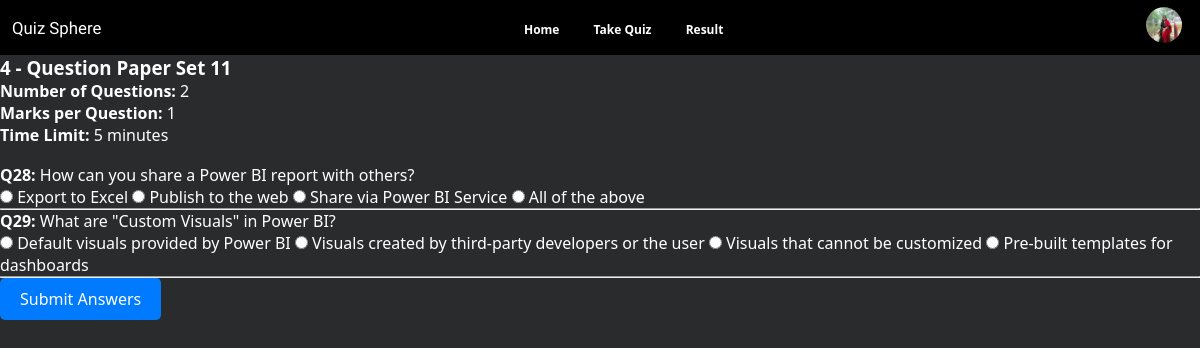
The app's page /Student_Allpage/question.php?paper_id=11 (signed in) with its own data.
### tables this page shows
CREATE TABLE `studentdetails` (
  `student_id` int(11) NOT NULL,
  `user_id` int(11) NOT NULL,
  `phone_no` varchar(15) NOT NULL,
  `dob` date NOT NULL,
  `gender` enum('male','female','other','prefer-not') NOT NULL,
  `course` varchar(50) NOT NULL,
  `semester` varchar(10) NOT NULL,
  `institute` varchar(255) NOT NULL,
  `profile_image` varchar(255) NOT NULL
);

CREATE TABLE `paperdetails` (
  `paper_id` int(11) NOT NULL,
  `subject_id` int(11) DEFAULT NULL,
  `num_of_questions` int(11) NOT NULL,
  `marks_per_question` int(11) NOT NULL,
  `time_limit` int(11) DEFAULT NULL,
  `submitted_by` varchar(255) NOT NULL DEFAULT 'admin'
);

CREATE TABLE `exam_questions` (
  `question_id` int(11) NOT NULL,
  `paper_id` int(11) DEFAULT NULL,
  `question` text NOT NULL,
  `option1` varchar(255) NOT NULL,
  `option2` varchar(255) NOT NULL,
  `option3` varchar(255) NOT NULL,
  `option4` varchar(255) NOT NULL,
  `correct_answer` enum('option1','option2','option3','option4') DEFAULT NULL
);

### Student_Allpage/question.php (the view, shortened to what this page needs)
<?php
include '../config.php';
$paper_id = isset($_GET['paper_id']) ? intval($_GET['paper_id']) : 0;
$paper_query = "SELECT * FROM paperdetails WHERE paper_id = $paper_id";
$paper_result = mysqli_query($conn, $paper_query);
$paper = mysqli_fetch_assoc($paper_result);
$questions_query = "SELECT * FROM exam_questions WHERE paper_id = $paper_id";
$questions_result = mysqli_query($conn, $questions_query);
?>
<!DOCTYPE html>
<html lang="en">
<head>
    <link rel="stylesheet" href="../Navber/style.css">
</head>
<body>
    <?php session_start();
    include '../config.php';
    include '../Navber/nav.php'; ?>
    <h3><?php echo $paper['subject_id'] . " - Question Paper Set " . $paper_id; ?></h3>
    <p><b>Number of Questions:</b> <?php echo $paper['num_of_questions']; ?></p>
    <p><b>Marks per Question:</b> <?php echo $paper['marks_per_question']; ?></p>
    <p><b>Time Limit:</b> <?php echo $paper['time_limit']; ?> minutes</p>
    <br>
    <div class="content">
        <form method="post" action="submit_answers.php">
            <?php if (mysqli_num_rows($questions_result) > 0): ?>
                <?php while ($question = mysqli_fetch_assoc($questions_result)): ?>
                    <div class="question">
                        <p><b>Q<?php echo $question['question_id']; ?>:</b> <?php echo $question['question']; ?></p>
                        <div class="options">
                            <label>
                                <input type="radio" name="answer_<?php echo $question['question_id']; ?>" value="1">
                                <?php echo $question['option1']; ?>
                            </label>
                            <label>
                                <input type="radio" name="answer_<?php echo $question['question_id']; ?>" value="2">
                                <?php echo $question['option2']; ?>
                            </label>
                            <label>
                                <input type="radio" name="answer_<?php echo $question['question_id']; ?>" value="3">
                                <?php echo $question['option3']; ?>
                            </label>
                            <label>
                                <input type="radio" name="answer_<?php echo $question['question_id']; ?>" value="4">
                                <?php echo $question['option4']; ?>
                            </label>
                        </div>
                    </div>
                    <hr>
                <?php endwhile; ?>
                <button type="submit" class="btn">Submit Answers</button>
            <?php else: ?>
                <p>No questions available for this paper.</p>
            <?php endif; ?>
        </form>
    </div>
</body>
</html>

### Navber/nav.php (shortened to what this page needs)
<?php
require '../config.php';
$user_id = $_SESSION['user_id'];
$query = $conn->prepare("SELECT u.name, s.profile_image FROM user u
                        JOIN studentdetails s ON u.id = s.user_id
                        WHERE u.id = ?");
$query->bind_param("i", $user_id);
$query->execute();
$result = $query->get_result();
if ($result->num_rows > 0) {
    $user = $result->fetch_assoc();
    $profile_image = $user['profile_image'];
} else {
    $name = "User Name";
    $profile_image = "image/icon.jpg";
}
?>
<!DOCTYPE html>
<html lang="en">
<head>
    <link rel="stylesheet" href="style.css">
</head>
<body>
    <header class="header">
        <div class="logo">
            <p class="quiz">Quiz Sphere</p>
        </div>
        <nav class="nav">
            <a href="../Student_home_page/studenthome.php">Home</a>
            <a href="../Student_Allpage/takequiz.php">Take Quiz</a>
            <a href="../Student_Allpage/resultlist.php">Result</a>
        </nav>
        <div class="profile">
            <img src="<?php echo htmlspecialchars($profile_image); ?>" alt="Profile Icon" class="profile-icon"
                onclick="togglePopup()">
        </div>
    </header>
</body>
</html>

### Navber/style.css (style rules this page uses)
* { font-family: Arial, sans-serif; margin: 0; padding: 0; }
body { font-family: Arial, sans-serif; }
.quiz { font-family: "Leckerli One", cursive; color: rgb(255, 255, 255); font-size: 1.4vw; padding-left: 1vw; }
.header { display: flex; justify-content: space-between; align-items: center; background-color: #000000; position: relative; width: 100vw; }
.nav { flex: 2; text-align: center; }
.nav a { margin: 0 15px; text-decoration: none; color: rgb(255, 255, 255); font-size: 1vw; font-weight: bold; }
.profile { position: relative; }
.profile-icon { width: 3vw; cursor: pointer; margin-right: 1.5vw; border-radius: 50%; padding: 0.6vw 0vw; }
button { padding: 15px; font-size: 1em; background: #444; color: white; border: none; border-radius: 4px; cursor: pointer; outline: none; }

### Admin_Allpages/css/style.css (style rules this page uses)
* { margin: 0; padding: 0; font-family: system-ui, -apple-system, BlinkMacSystemFont, "Segoe UI", Roboto, Oxygen, Ubuntu, Cantarell, "Open Sans", "Helvetica Neue", sans-serif; }
body { background-color: #292b2c; color: #ffffff; }
.btn { background-color: #007bff; color: white; padding: 10px 20px; border: none; border-radius: 5px; cursor: pointer; }

### records on screen
studentdetails: profile_image (picture)
paperdetails: subject "4", num_of_questions "2", marks_per_question "1", time_limit "5"
exam_questions: question_id "28", question "How can you share a Power BI report with others?", option1 "Export to Excel", option2 "Publish to the web", option3 "Share via Power BI Service", option4 "All of the above"
exam_questions: question_id "29", question "What are \"Custom Visuals\" in Power BI?", option1 "Default visuals provided by Power BI", option2 "Visuals created by third-party developers or the user", option3 "Visuals that cannot be customized", option4 "Pre-built templates for dashboards"

### other values on screen
$paper_id "11"
